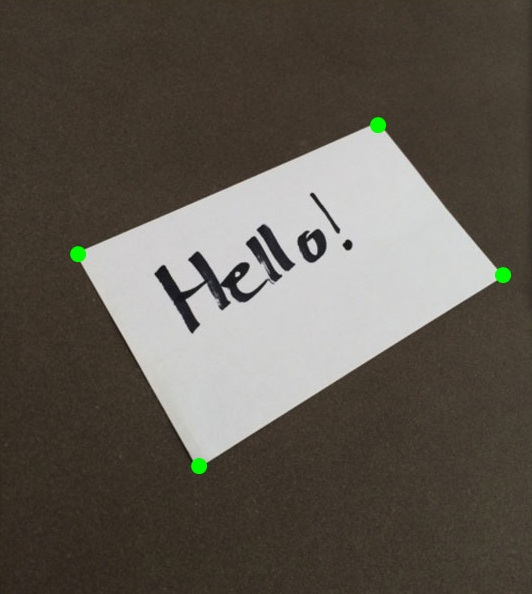
#> input picture projects/gui/pyimagesearch/images/example_01.jpg, 532 x 594 px
$ python main.py --image images/example_01.jpg
#> lines starting #> are read from the running program, lines starting #| are printed output that depends on the picture; after the words box and inside, x2 and y2 are one past the last pixel; in counts of white or black regions, pixels touching at a corner belong together
### projects/gui/pyimagesearch/transform.py
# Modified code taken from:
#  https://www.pyimagesearch.com/2014/08/25/4-point-opencv-getperspective-transform-example/
#  https://www.pyimagesearch.com/2014/04/21/building-pokedex-python-finding-game-boy-screen-step-4-6/
# import the necessary packages
import numpy as np
import cv2
import imutils
from skimage.filters import threshold_local

def order_points(pts):
	# initialzie a list of coordinates that will be ordered
	# such that the first entry in the list is the top-left,
	# the second entry is the top-right, the third is the
	# bottom-right, and the fourth is the bottom-left
	rect = np.zeros((4, 2), dtype = "float32")

	# the top-left point will have the smallest sum, whereas
	# the bottom-right point will have the largest sum
	s = pts.sum(axis = 1)
	rect[0] = pts[np.argmin(s)]
	rect[2] = pts[np.argmax(s)]

	# now, compute the difference between the points, the
	# top-right point will have the smallest difference,
	# whereas the bottom-left will have the largest difference
	diff = np.diff(pts, axis = 1)
	rect[1] = pts[np.argmin(diff)]
	rect[3] = pts[np.argmax(diff)]

	# return the ordered coordinates
	return rect

def four_point_transform(image, pts):
	# obtain a consistent order of the points and unpack them
	# individually
	rect = order_points(pts)
	(tl, tr, br, bl) = rect

	# compute the width of the new image, which will be the
	# maximum distance between bottom-right and bottom-left
	# x-coordiates or the top-right and top-left x-coordinates
	widthA = np.sqrt(((br[0] - bl[0]) ** 2) + ((br[1] - bl[1]) ** 2))
	widthB = np.sqrt(((tr[0] - tl[0]) ** 2) + ((tr[1] - tl[1]) ** 2))
	maxWidth = max(int(widthA), int(widthB))

	# compute the height of the new image, which will be the
	# maximum distance between the top-right and bottom-right
	# y-coordinates or the top-left and bottom-left y-coordinates
	heightA = np.sqrt(((tr[0] - br[0]) ** 2) + ((tr[1] - br[1]) ** 2))
	heightB = np.sqrt(((tl[0] - bl[0]) ** 2) + ((tl[1] - bl[1]) ** 2))
	maxHeight = max(int(heightA), int(heightB))

	# now that we have the dimensions of the new image, construct
	# the set of destination points to obtain a "birds eye view",
	# (i.e. top-down view) of the image, again specifying points
	# in the top-left, top-right, bottom-right, and bottom-left
	# order
	dst = np.array([
		[0, 0],
		[maxWidth - 1, 0],
		[maxWidth - 1, maxHeight - 1],
		[0, maxHeight - 1]], dtype = "float32")

	# compute the perspective transform matrix and then apply it
	M = cv2.getPerspectiveTransform(rect, dst)
	warped = cv2.warpPerspective(image, M, (maxWidth, maxHeight))

	# return the warped image
	return warped

def calculatePts(image):
	ratio = image.shape[0] / 500.0
	orig = image.copy()
	image = imutils.resize(image, height = 500)

	# convert image colour to gray scale (for dimension reduction)
	gray = cv2.cvtColor(image, cv2.COLOR_BGR2GRAY)
	gray = cv2.GaussianBlur(gray, (5, 5), 0)
	edged = cv2.Canny(gray, 75, 200)

	cv2.imshow("Image", image)
	cv2.imshow("Edged", edged)
	cv2.waitKey(0)
	cv2.destroyAllWindows()

	# now we wil find the contours in the edged image, keeping only the largest ones, and initialize the screen contour
	cnts = cv2.findContours(edged.copy(), cv2.RETR_LIST, cv2.CHAIN_APPROX_SIMPLE)
	cnts = imutils.grab_contours(cnts)
	cnts = sorted(cnts, key = cv2.contourArea, reverse = True)[:5]

	for c in cnts:
		# approximate the contour
		peri = cv2.arcLength(c, True)
		approx = cv2.approxPolyDP(c, 0.02 * peri, True)

		if len(approx) == 4:
			screenCnt = approx
			break

	# showing the the outline of the paper
	print("STEP 2: Find contours of paper")
	cv2.drawContours(image, [screenCnt], -1, (0, 255, 0), 2)
	cv2.imshow("Outline", image)
	cv2.waitKey(0)
	cv2.destroyAllWindows()
	return screenCnt.reshape(4, 2) * ratio

def transform_example(cli_args):
	# load the image and grab the source coordinates (i.e. the list of
	# of (x, y) points)
	# NOTE: using the 'eval' function is bad form, but for this example
	# let's just roll with it -- in future posts I'll show you how to
	# automatically determine the coordinates without pre-supplying them
	image = cv2.imread(cli_args["image"])

	if cli_args["coords"] != None:
		pts = np.array(eval(cli_args["coords"]), dtype = "float32")
	else:
		pts = calculatePts(image)

	# apply the four point tranform to obtain a "birds eye view" of
	# the image
	warped = four_point_transform(image, pts)
	cv2.imshow("Warped", warped)

	# remove noise and sharpen image
	warped = cv2.cvtColor(warped, cv2.COLOR_BGR2GRAY)
	T = threshold_local(warped, 15, offset = 3, method = "gaussian")
	warped = (warped > T).astype("uint8") * 255

	# show the original and warped images
	cv2.imshow("Original", image)
	cv2.imshow("Warped (noise removed)", warped)

	# [5 lines of commented-out code are left out]

	cv2.waitKey(0)

### projects/gui/pyimagesearch/main.py

# Use shebang to indicate which version of Python interpreter should be used
#!/usr/bin/env python3

import argparse
from pyimagesearch.transform import transform_example

def main():
    # construct the argument parse and parse the arguments
    ap = argparse.ArgumentParser()
    ap.add_argument("-i", "--image", help = "path to the image file")
    ap.add_argument("-c", "--coords", help = "comma seperated list of source points")
    cli_args = vars(ap.parse_args())
    print(cli_args["image"])
    print(cli_args["coords"])

    transform_example(cli_args)
#> in transform_example, image is the input picture: shape (594, 532, 3); mean B, G, R 80.8, 89.2, 95.2
#> in calculatePts, `edged = cv2.Canny(gray, 75, 200)`:
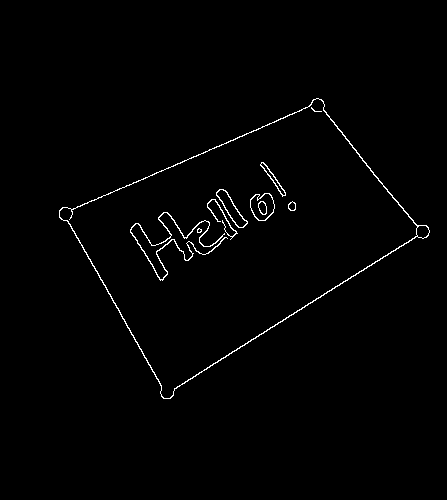
#> edged: shape (500, 447); 1.1% white in thin lines or dots, all inside (x1, y1, x2, y2) = (59, 98, 430, 399)
#> in calculatePts, `cnts = cv2.findContours(edged.copy(), cv2.RETR_LIST, cv2.CHAIN_APPROX_..`: cnts = 18 contours, 3 with area under 20; largest, box (x1, y1, x2, y2) and area: (59, 98, 430, 399) 54188, (59, 98, 418, 399) 53616, (250, 193, 275, 221) 500, (250, 193, 275, 221) 468, (216, 189, 248, 228) 418
#> in calculatePts, `cnts = sorted(cnts, key = cv2.contourArea, reverse = True)[:5]`: cnts = 5 contours; box (x1, y1, x2, y2) and area: (59, 98, 430, 399) 54188, (59, 98, 418, 399) 53616, (250, 193, 275, 221) 500, (250, 193, 275, 221) 468, (216, 189, 248, 228) 418
#> the loop in calculatePts, `for c in cnts:` made 1 pass
#> (peri, screenCnt) on pass 1: (1070.2, [[321, 99], [59, 210], [163, 398], [428, 235]])
#> in calculatePts, `cv2.drawContours(image, [screenCnt], -1, (0, 255, 0), 2)`:
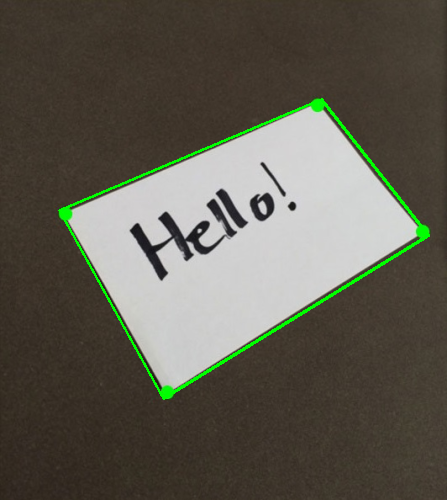
#> image: shape (500, 447, 3); mean of channels 0, 1, 2 80.2, 91.6, 94.4; drawn as B, G, R
#> in transform_example, `pts = calculatePts(image)`: pts = [[381.3, 117.6], [70.09, 249.5], [193.6, 472.8], [508.5, 279.2]]
#> in order_points, `s = pts.sum(axis = 1)`: s = [499, 319.6, 666.5, 787.6]
#> in order_points, `diff = np.diff(pts, axis = 1)`: diff = [-263.7, 179.4, 279.2, -229.3]
#> in four_point_transform, `rect = order_points(pts)`: rect = [[70.09, 249.5], [381.3, 117.6], [508.5, 279.2], [193.6, 472.8]]
#> in four_point_transform, `(tl, tr, br, bl) = rect`: tl = [70.09, 249.5]; tr = [381.3, 117.6]; br = [508.5, 279.2]; bl = [193.6, 472.8]
#> in four_point_transform, `widthA = np.sqrt(((br[0] - bl[0]) ** 2) + ((br[1] - bl[1]) ** 2))`: widthA = 369.6
#> in four_point_transform, `widthB = np.sqrt(((tr[0] - tl[0]) ** 2) + ((tr[1] - tl[1]) ** 2))`: widthB = 338
#> in four_point_transform, `maxWidth = max(int(widthA), int(widthB))`: maxWidth = 369
#> in four_point_transform, `heightA = np.sqrt(((tr[0] - br[0]) ** 2) + ((tr[1] - br[1]) ** 2))`: heightA = 205.6
#> in four_point_transform, `heightB = np.sqrt(((tl[0] - bl[0]) ** 2) + ((tl[1] - bl[1]) ** 2))`: heightB = 255.2
#> in four_point_transform, `maxHeight = max(int(heightA), int(heightB))`: maxHeight = 255
#> in four_point_transform, `dst = np.array([ [0, 0], [maxWidth - 1, 0], [maxWidth - 1, maxHeight -..`: dst = [[0, 0], [368, 0], [368, 254], [0, 254]]
#> in four_point_transform, `M = cv2.getPerspectiveTransform(rect, dst)`: M = [[0.916, -0.507, 62.21], [0.525, 1.24, -345.7], [-0.000388, 0.000887, 1]]
#> in four_point_transform, `warped = cv2.warpPerspective(image, M, (maxWidth, maxHeight))`:
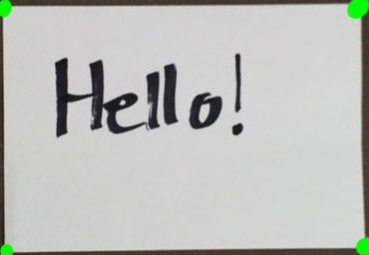
#> warped: shape (255, 369, 3); mean B, G, R 187.8, 190.8, 189.2
#> in transform_example, `T = threshold_local(warped, 15, offset = 3, method = "gaussian")`:
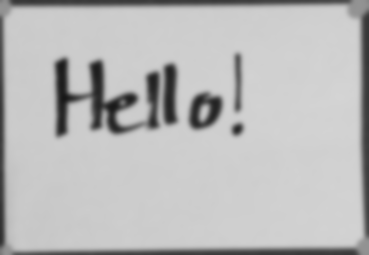
#> T: shape (255, 369) float64; min 23.6, max 212.4, mean 187
#> in transform_example, `warped = (warped > T).astype("uint8") * 255`:
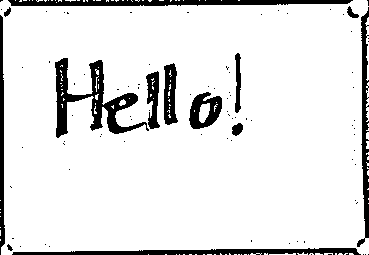
#> warped: shape (255, 369); 89.3% white; 91 black regions (78 under 20 px), largest, box (x1, y1, x2, y2) and area: (55, 58, 149, 138) 2293, (8, 0, 353, 6) 1680, (12, 248, 361, 255) 1550

if __name__ == "__main__":
    main()
